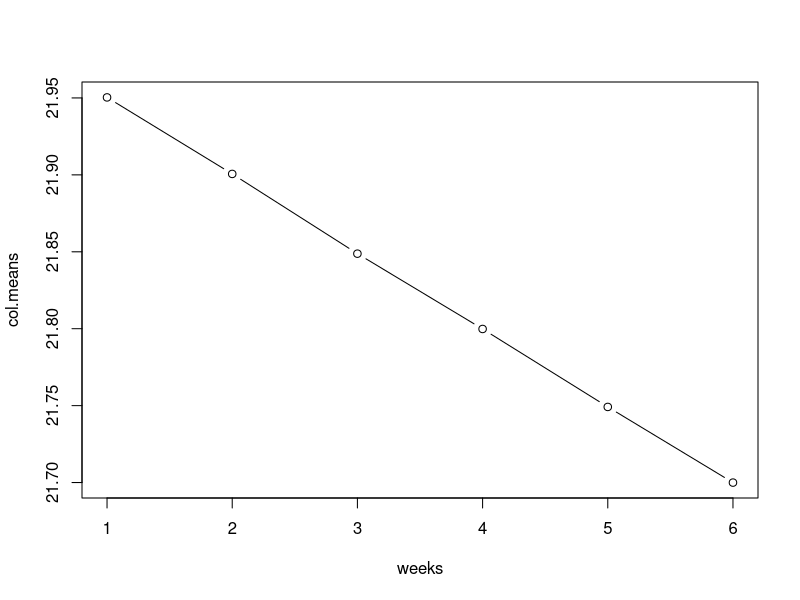
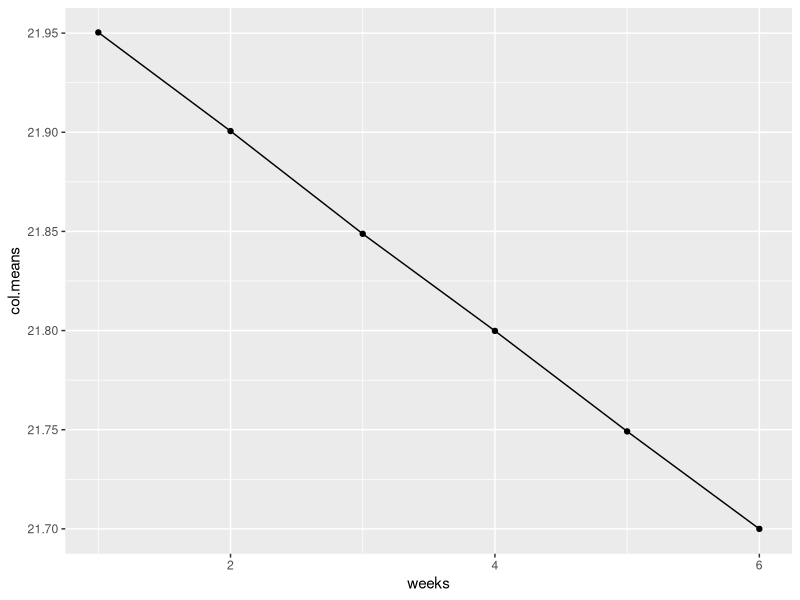
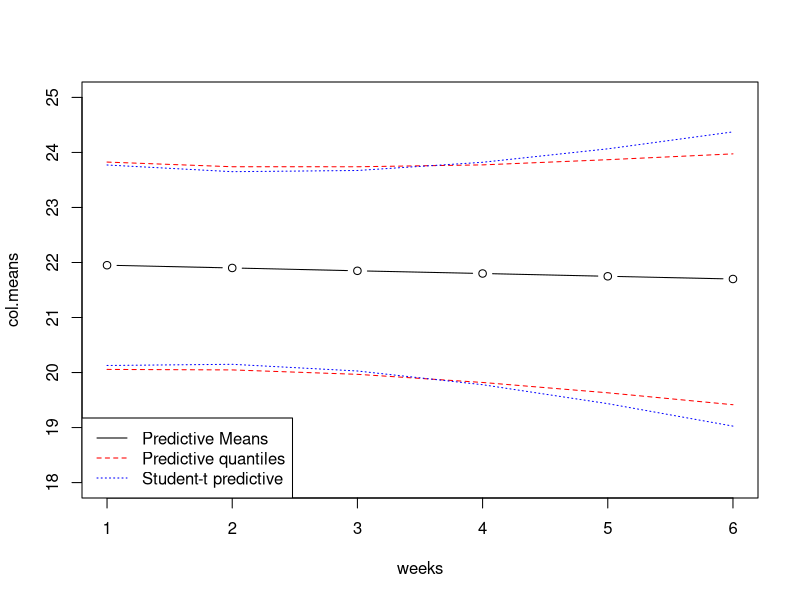

Reproduce these figures in R, in order.
## ---- chunk 1
knitr::opts_chunk$set(echo = TRUE)
library(ggplot2)
library(matrixStats)
library(MASS)
## ---- chunk 2
beta0 = 22
beta1 = -.05
phi00 = .5
phi01 = 1
phi11 = 6
nu0 = 40
SS0 =10

X = matrix(c(rep(1,6),as.factor(1:6)),6,2)  
    
b0 = c(beta0,beta1)
xb0 = X%*%b0
phi0 = matrix(c(phi00,phi01,phi01,phi11),2,2)
inv.phi0 = solve(phi0)

sigma2.hat = SS0 / nu0

n.iter = 100000
y.star = matrix(NA,n.iter,6)
for(i in 1:n.iter){
  phi = rgamma(1,nu0/2,SS0/2)
  beta.sd = sqrt((X %*% inv.phi0 %*% t(X) + diag(6)) / phi)
  y.star[i,] = mvrnorm(1, xb0, beta.sd)
}
pred.quant = colQuantiles(y.star, probs = c(.025,.975))
col.means = colMeans(y.star)
weeks = 1:6

## t-distribution
t.quantiles = matrix(NA, 6,2)
x.phi.inv = X %*% inv.phi0 %*% t(X)
for(i in weeks){
  sigma = (x.phi.inv[i,i] + 1 ) * sigma2.hat
  t.quantiles[i,] = xb0[i] + sqrt(sigma) *qt(c(.025,.975), df = nu0)
}

pred.data.frame = as.data.frame(cbind(weeks,col.means, pred.quant))
plot(weeks,col.means, type = "b")

base = ggplot(data = pred.data.frame, aes(x = weeks))
ave.base = base + geom_line(aes(y = col.means)) + geom_point(aes(y = col.means))
ave.base

plot(weeks, col.means, ylim = c(18,25), type = "b")
lines(weeks, pred.quant[,1], lty = 2, col = "red")
lines(weeks, pred.quant[,2], lty = 2, col = "red")
lines(weeks, t.quantiles[,1], lty = 3, col = "blue")
lines(weeks, t.quantiles[,2], lty = 3, col = "blue")
legend("bottomleft", lty = c(1,2,3), legend = c("Predictive Means","Predictive quantiles","Student-t predictive"), col = c("black","red", "blue"))
## ---- chunk 3
data.in = mean(y.star >= 20 & y.star <= 24)
data.in
